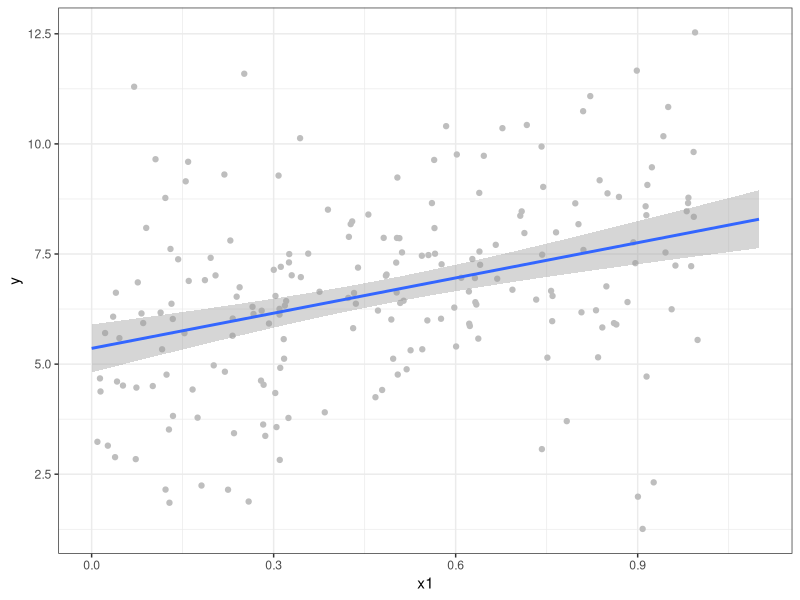
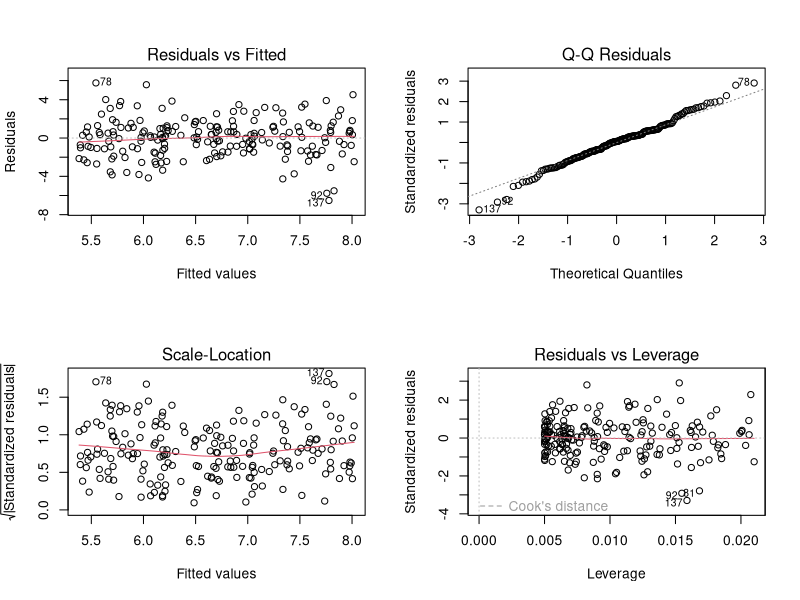
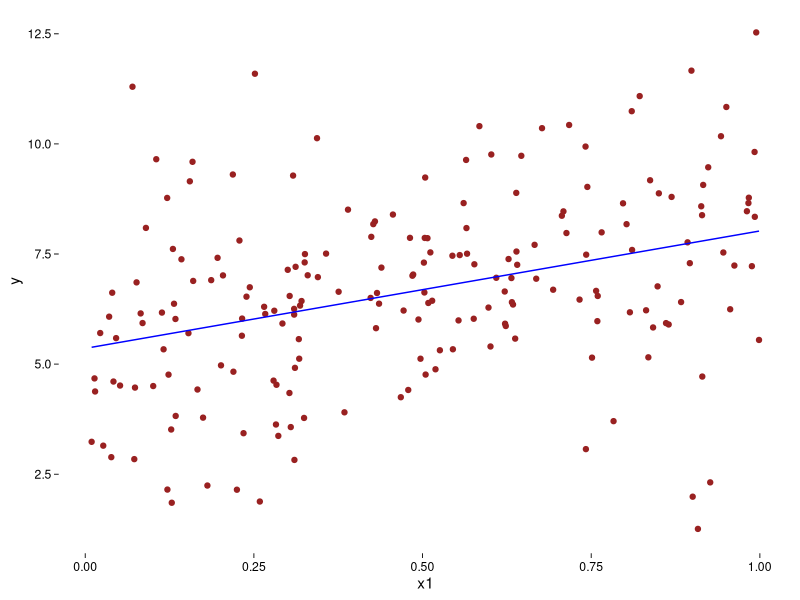

Reproduce these figures in R, in order.
## ---- chunk 1

rlinmod <- function(n, b, sd, dist = runif) {
    
	# how many features?
	m <- length(b)

  # lets draw observations for x from a distribution given by the argument
  x <- matrix(dist(n*(m-1)),ncol=m-1,nrow=n)

  # and then generate y as a function of x and some optional error
  # a linear model of the form: y = Xw
  # use matrix multiplication operator    
  y <- cbind(1, x) %*% b + rnorm(n, mean = 0, sd = sd)

  # put x and y in a dataframe
  data <- data.frame(y, x)

  # rename all the x variables so that they have the following format:
  # x1, x2, ... xm
  names(data)[2:m] <- paste0("x",1:(m-1))

  return (data)
}

# lets try it out
set.seed(1234)
data <- rlinmod(200, c(5, 3, -2), 2)
head(data)

# output should be:
#          y        x1        x2
# 1 4.990055 0.1137034 0.6607546
# 2 7.203717 0.6222994 0.5283594
# 3 6.563864 0.6092747 0.3174938
# 4 6.735894 0.6233794 0.7678555
# 5 7.153491 0.8609154 0.5263085
# 6 6.977253 0.6403106 0.7323019
# ...
## ---- chunk 2

set.seed(1234)
trainData <- rlinmod(200, c(5, 3), 2)
head(trainData)

# output should be:
#          y        x1
# 1 6.170157 0.1137034
# 2 5.917461 0.6222994
# 3 6.959811 0.6092747
# 4 5.865183 0.6233794
# 5 5.930749 0.8609154
# 6 7.254910 0.6403106
# ...
## ---- chunk 3
library(ggplot2)
# generate the figure
figure <- ggplot(trainData, aes(x1,y))+
  geom_point(shape=19,colour='gray')+
  geom_smooth(method = lm, formula = y~x, se = TRUE, fullrange = T)+
  scale_x_continuous(limits=c(0,1.1))+
  theme_bw()

# show the figure in the report
print(figure)

## ---- chunk 4
# regress y on x
lmfit <- lm(y ~ x1, data = trainData)

# use the "summary" command on results to get a more detailed overview of the
# fit, you will get additional info like standard errors
summary(lmfit)

# extract the coefficients with SE's, t-statistics and p-values
# note that this is a matrix so we can extract anything we like from here
print(summary(lmfit)$coef) 

## ---- chunk 5
par(mfrow=c(2,2))
plot(lmfit)
par(mfrow=c(1,1))

## ---- chunk 6
trainPredictions <- fitted(lmfit)
head(trainPredictions)
## ---- chunk 7
trainMSE <- mean((trainPredictions - trainData$y)**2)
trainMSE
## ---- chunk 8
baseMSE <- mean((mean(trainData$y) - trainData$y)**2)
baseMSE
## ---- chunk 9
set.seed(4321)
testData <- rlinmod(100, c(5, 3), 2)
head(testData)
## ---- chunk 10
testPredictions <- predict(lmfit, testData)
head(testPredictions)
# compute the mean square error between predictions and true values, y
testMSE <- mean((testPredictions - testData$y)**2)
testMSE
# and benchmark against MSE of just the sample mean of the training set
test_baseMSE <- mean(( mean(trainData$y) - testData$y )^2 )
test_baseMSE
## ---- chunk 11
lmfit2 <-lm(y ~x1 + sqrt(x1)-1, data = trainData)
lmfit2
summary(lmfit2)
## ---- chunk 12

linearmodel <- function(data, intercept = TRUE) {

    # we will assume that first column is the response variable
    # an all others are having a form: x1, x2, ...
    
    # number of features
    m <- ncol(data) - 1

    # first we need to add a vector of 1's to our x (intercept!),
    # if instructed by the intercept argument
    if (intercept) {
        X <- cbind(1,as.matrix(data[, paste0("x", 1:m)]))
    } else {
        X <- as.matrix(data[, paste0("x", 1:m)])
    }
    y <- data$y

    # now implement the analytical solution 
    # using the matrix operations  
    # hint: check "solve" command
    bhat <- solve(t(X) %*% X) %*% t(X) %*% y

    # compute the predictions for the training data, i.e. fitted values
    yhat <- X %*% bhat

    # compute the mean square error for the training data, between y and yhat
    MSE <- mean((yhat - y)**2)

    return(list(weights = bhat, predictions = yhat, MSE = MSE))
}

# check out the function
lmmefit <- linearmodel(trainData)
lmmefit$weights

# compare it to the output of the lm function
coefficients(lmfit) 

## ---- chunk 13

# first create an additional data frame with x1 variable from trainData as one
# column and predictions from the model, yhat, as a second model
predData <- data.frame(x1 = trainData$x1, yhat = lmmefit$predictions) 

# generate the figure
figure <- 
    ggplot(trainData, aes(y = y, x = x1)) + 
    geom_point(size = 1.5, color = "#992121") +

    # you will need to use geom_line, but now with
    # predData, to illustrate the linearmodel fit
    geom_line(data = predData, aes(x = x1, y = yhat), 
              color = "blue") +

    theme(
        panel.grid.major = element_blank(),
        panel.grid.minor = element_blank(),
        panel.border = element_blank(),
        panel.background = element_blank(),
        axis.line.x = element_blank(),
        axis.line.y = element_blank(),
        axis.ticks = element_line(lineend = 4, linetype = 1, 
                                  colour = "black", size = 0.3), 
        axis.text = element_text( colour = "black"),
        axis.text.x = element_text(vjust = 0.5),
        validate = TRUE
    )

# show the figure in the report
print(figure)

